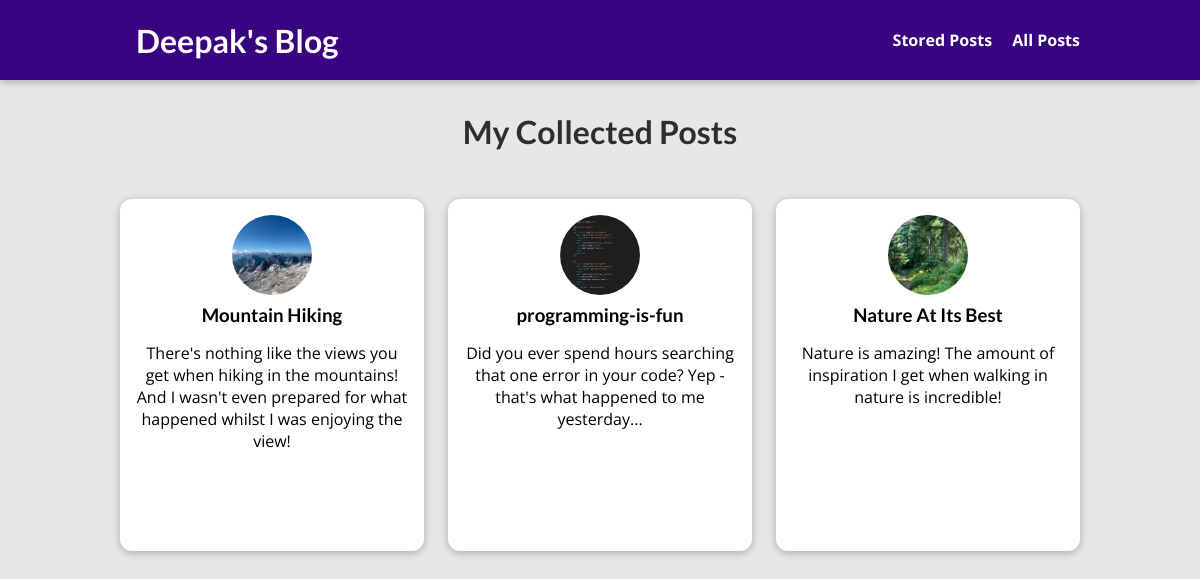
The page /posts on the database its author committed.
### blog/models.py (models this page shows, shortened)
class Post(models.Model):
    title = models.CharField(max_length=150)
    excerpt = models.CharField(max_length=200)
    image = models.ImageField(upload_to="posts",null=True)
    date = models.DateField(auto_now=True)
    slug = models.SlugField(unique=True)
    content = models.TextField(validators=[MinLengthValidator(10)])
    author = models.ForeignKey("Author",on_delete=models.SET_NULL,null=True,related_name="posts")
    tags = models.ManyToManyField(Tag)

### blog/views.py (the view)
# urls.py: path("posts",views.AllPostView.as_view(),name="post-page"),
class AllPostView(ListView):
    template_name = "blog/all-posts.html"
    model = Post
    context_object_name = "all_posts"

### blog/templates/blog/all-posts.html (shortened to what this page needs)
{% extends "base.html" %}
{% load static %}
{% block css_files %}
<link rel="stylesheet" href="{% static 'blog/all-posts.css' %}">
<link rel="stylesheet" href="{% static 'blog/post.css' %}">
{% endblock %}
{% block content %}
    <section id="all-posts">
        <h2>My Collected Posts</h2>
        <ul>
            {% for post in all_posts %}
                {% include "blog/includes/post.html" %}
            {% endfor %}
        </ul>
    </section>
{% endblock content %}

### blog/templates/blog/includes/post.html
<li>
    <article class="post">
        <a href="{% url 'post-detail-page' post.slug %}">
            <img src="{{post.image.url}}" alt="{{post.title}}" />
            <div class="post__content">
                <h3> {{post.title}} </h3>
                <p> {{post.excerpt}} </p>
            </div>
        </a>
    </article>
</li>

### static/app.css (style rules this page uses)
* { box-sizing: border-box; }
html { font-family: 'Open Sans', 'Lato', sans-serif; }
body { margin: 0; }
h1, h2, h3 { font-family: 'Lato', sans-serif; font-weight: bold; }

### blog/static/blog/all-posts.css (style rules this page uses)
body { background-color: #e7e7e7; }
#all-posts { margin: 7rem auto; width: 90%; max-width: 60rem; }
#all-posts h2 { text-align: center; font-size: 2rem; color: #2e2e2e; margin: 3rem 0; }
ul { list-style: none; margin: 0; padding: 0; display: grid; grid-template-columns: repeat(auto-fill, minmax(17rem, 1fr)); gap: 1.5rem; }
.post img { width: 7rem; height: 7rem; }
.post a { height: 22rem; transform-origin: center; box-shadow: 0 2px 8px rgba(0, 0, 0, 0.25); border-radius: 12px; background-color: white; }

### blog/static/blog/post.css (style rules this page uses)
.post { display: flex; flex-direction: column; align-items: center; text-align: center; }
.post a { text-decoration: none; color: black; transition: all 0.2s ease; padding: 1rem; }
.post img { width: 5rem; height: 5rem; object-fit: cover; border-radius: 50%; }
.post h3 { margin: 0.25rem 0; }

### rows shown on the page
Post: image (picture), title "Mountain Hiking", excerpt "There's nothing like the views you get when hiking in the mountains! And I wasn't even prepared for what happened whilst I was enjoying the view!"
Post: image (picture), title "programming-is-fun", excerpt "Did you ever spend hours searching that one error in your code? Yep - that's what happened to me yesterday..."
Post: image (picture), title "Nature At Its Best", excerpt "Nature is amazing! The amount of inspiration I get when walking in nature is incredible!"
